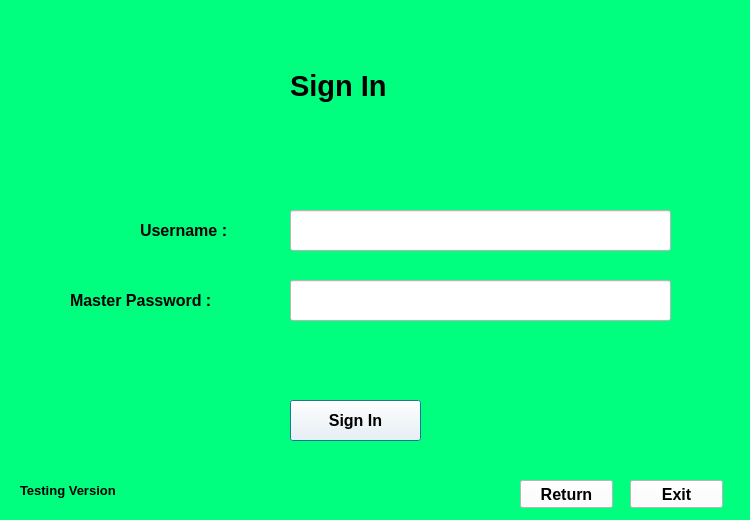
<?xml version="1.0" encoding="UTF-8"?>
<ui version="4.0">
 <class>Dialog</class>
 <widget class="QDialog" name="Dialog">
  <property name="geometry">
   <rect>
    <x>0</x>
    <y>0</y>
    <width>750</width>
    <height>520</height>
   </rect>
  </property>
  <property name="font">
   <font>
    <pointsize>13</pointsize>
   </font>
  </property>
  <property name="windowTitle">
   <string>Sign In</string>
  </property>
  <property name="styleSheet">
   <string notr="true">background-color: rgb(0, 255, 127);</string>
  </property>
  <widget class="QPushButton" name="Sign_In">
   <property name="geometry">
    <rect>
     <x>290</x>
     <y>400</y>
     <width>131</width>
     <height>41</height>
    </rect>
   </property>
   <property name="font">
    <font>
     <family>MS Sans Serif</family>
     <pointsize>12</pointsize>
     <weight>75</weight>
     <bold>true</bold>
    </font>
   </property>
   <property name="styleSheet">
    <string notr="true">background-color: rgb(255, 255, 255);</string>
   </property>
   <property name="text">
    <string>Sign In</string>
   </property>
  </widget>
  <widget class="QLabel" name="label">
   <property name="geometry">
    <rect>
     <x>290</x>
     <y>50</y>
     <width>161</width>
     <height>71</height>
    </rect>
   </property>
   <property name="font">
    <font>
     <family>MS Sans Serif</family>
     <pointsize>22</pointsize>
     <weight>75</weight>
     <bold>true</bold>
     <strikeout>false</strikeout>
    </font>
   </property>
   <property name="text">
    <string>Sign In</string>
   </property>
  </widget>
  <widget class="QLabel" name="label_2">
   <property name="geometry">
    <rect>
     <x>140</x>
     <y>210</y>
     <width>141</width>
     <height>41</height>
    </rect>
   </property>
   <property name="font">
    <font>
     <family>MS Sans Serif</family>
     <pointsize>12</pointsize>
     <weight>75</weight>
     <bold>true</bold>
     <strikeout>false</strikeout>
    </font>
   </property>
   <property name="styleSheet">
    <string notr="true"/>
   </property>
   <property name="text">
    <string>Username :</string>
   </property>
  </widget>
  <widget class="QLabel" name="label_3">
   <property name="geometry">
    <rect>
     <x>70</x>
     <y>280</y>
     <width>201</width>
     <height>41</height>
    </rect>
   </property>
   <property name="font">
    <font>
     <family>MS Sans Serif</family>
     <pointsize>12</pointsize>
     <weight>75</weight>
     <bold>true</bold>
     <strikeout>false</strikeout>
    </font>
   </property>
   <property name="styleSheet">
    <string notr="true"/>
   </property>
   <property name="text">
    <string>Master Password :</string>
   </property>
  </widget>
  <widget class="QLabel" name="label_4">
   <property name="geometry">
    <rect>
     <x>20</x>
     <y>480</y>
     <width>131</width>
     <height>20</height>
    </rect>
   </property>
   <property name="font">
    <font>
     <family>MS Sans Serif</family>
     <pointsize>10</pointsize>
     <weight>75</weight>
     <bold>true</bold>
    </font>
   </property>
   <property name="text">
    <string>Testing Version</string>
   </property>
  </widget>
  <widget class="QPushButton" name="Exit">
   <property name="geometry">
    <rect>
     <x>630</x>
     <y>480</y>
     <width>93</width>
     <height>28</height>
    </rect>
   </property>
   <property name="font">
    <font>
     <family>MS Sans Serif</family>
     <pointsize>12</pointsize>
     <weight>75</weight>
     <bold>true</bold>
    </font>
   </property>
   <property name="styleSheet">
    <string notr="true">background-color: rgb(255, 255, 255);</string>
   </property>
   <property name="text">
    <string>Exit</string>
   </property>
  </widget>
  <widget class="QPushButton" name="ReturnButton">
   <property name="geometry">
    <rect>
     <x>520</x>
     <y>480</y>
     <width>93</width>
     <height>28</height>
    </rect>
   </property>
   <property name="font">
    <font>
     <family>MS Sans Serif</family>
     <pointsize>12</pointsize>
     <weight>75</weight>
     <bold>true</bold>
    </font>
   </property>
   <property name="styleSheet">
    <string notr="true">background-color: rgb(255, 255, 255);</string>
   </property>
   <property name="text">
    <string>Return</string>
   </property>
  </widget>
  <widget class="QLineEdit" name="Username">
   <property name="geometry">
    <rect>
     <x>290</x>
     <y>210</y>
     <width>381</width>
     <height>41</height>
    </rect>
   </property>
   <property name="styleSheet">
    <string notr="true">background-color: rgb(255, 255, 255);</string>
   </property>
  </widget>
  <widget class="QLineEdit" name="MasterPassword">
   <property name="geometry">
    <rect>
     <x>290</x>
     <y>280</y>
     <width>381</width>
     <height>41</height>
    </rect>
   </property>
   <property name="styleSheet">
    <string notr="true">background-color: rgb(255, 255, 255);</string>
   </property>
  </widget>
 </widget>
 <resources/>
 <connections/>
</ui>
